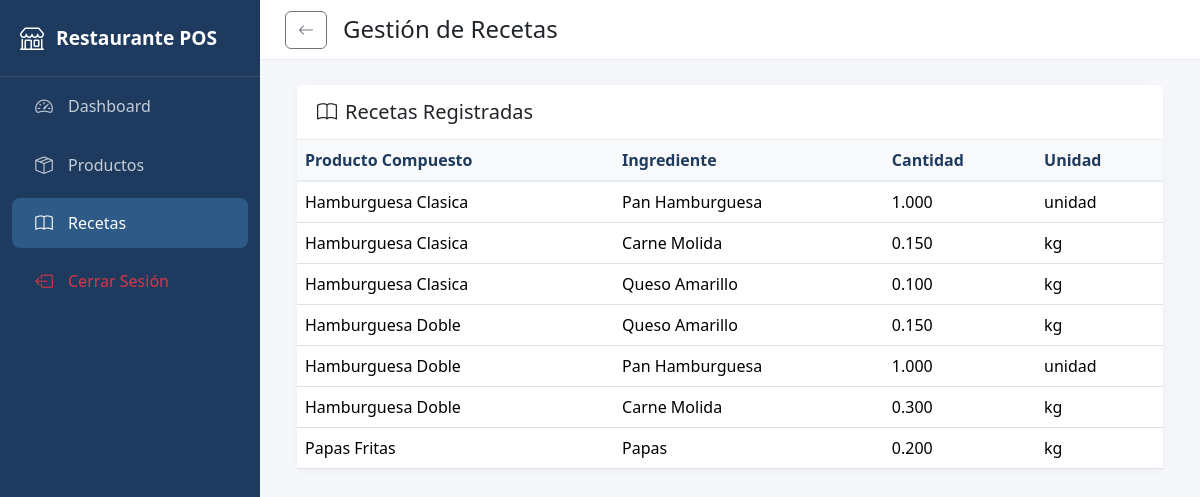
The page /productos/receta.php (signed in) on the database its author committed.
### tables this page shows
CREATE TABLE IF NOT EXISTS recetas (
    id INT UNSIGNED AUTO_INCREMENT PRIMARY KEY,
    producto_compuesto_id INT UNSIGNED NOT NULL,
    materia_prima_id INT UNSIGNED NOT NULL,
    cantidad_requerida DECIMAL(10,3) NOT NULL,
    unidad_medida_receta VARCHAR(20) DEFAULT 'unidad',
    created_at TIMESTAMP DEFAULT CURRENT_TIMESTAMP,
    FOREIGN KEY (producto_compuesto_id) REFERENCES productos(id) ON DELETE CASCADE,
    FOREIGN KEY (materia_prima_id) REFERENCES productos(id) ON DELETE CASCADE,
    UNIQUE KEY unique_receta (producto_compuesto_id, materia_prima_id)
);

CREATE TABLE IF NOT EXISTS productos (
    id INT UNSIGNED AUTO_INCREMENT PRIMARY KEY,
    nombre VARCHAR(150) NOT NULL,
    descripcion TEXT,
    precio_base_usd DECIMAL(10,2) NOT NULL DEFAULT 0.00,
    tipo_producto ENUM('terminado', 'compuesto', 'materia_prima') NOT NULL,
    unidad_medida VARCHAR(20) DEFAULT 'unidad',
    stock_actual DECIMAL(10,3) DEFAULT 0,
    stock_minimo DECIMAL(10,3) DEFAULT 0,
    categoria_id INT UNSIGNED,
    imagen VARCHAR(255) DEFAULT NULL,
    estado ENUM('activo', 'inactivo') DEFAULT 'activo',
    created_at TIMESTAMP DEFAULT CURRENT_TIMESTAMP,
    updated_at TIMESTAMP DEFAULT CURRENT_TIMESTAMP ON UPDATE CURRENT_TIMESTAMP,
    FOREIGN KEY (categoria_id) REFERENCES categorias(id) ON DELETE SET NULL
);

### productos/receta.php (the view, shortened to what this page needs)
<?php
$db = getDB();
$stmt = $db->query("
    SELECT r.*, pc.nombre as producto_compuesto, mp.nombre as materia_prima
    FROM recetas r
    JOIN productos pc ON r.producto_compuesto_id = pc.id
    JOIN productos mp ON r.materia_prima_id = mp.id
    ORDER BY pc.nombre
");
$recetas = $stmt->fetchAll(PDO::FETCH_ASSOC);
?>
<!DOCTYPE html>
<html lang="es">
<head>
    <link href="https://cdn.jsdelivr.net/npm/bootstrap@5.3.2/dist/css/bootstrap.min.css" rel="stylesheet">
    <link rel="stylesheet" href="https://cdn.jsdelivr.net/npm/bootstrap-icons@1.11.1/font/bootstrap-icons.css">
    <link rel="stylesheet" href="../assets/css/style.css">
</head>
<body>
    <div class="wrapper">
        <nav id="sidebar" class="sidebar">
            <div class="sidebar-header">
                <i class="bi bi-shop"></i>
                <span>Restaurante POS</span>
            </div>
            <ul class="nav flex-column">
                <li class="nav-item"><a class="nav-link" href="../dashboard.php"><i class="bi bi-speedometer2"></i><span>Dashboard</span></a></li>
                <li class="nav-item"><a class="nav-link" href="index.php"><i class="bi bi-box-seam"></i><span>Productos</span></a></li>
                <li class="nav-item"><a class="nav-link active" href="receta.php"><i class="bi bi-book"></i><span>Recetas</span></a></li>
                <li class="nav-item mt-auto"><a class="nav-link text-danger" href="../logout.php"><i class="bi bi-box-arrow-left"></i><span>Cerrar Sesión</span></a></li>
            </ul>
        </nav>
        <div class="main-content">
            <header class="header">
                <div class="d-flex align-items-center">
                    <a href="index.php" class="btn btn-outline-secondary me-3"><i class="bi bi-arrow-left"></i></a>
                    <h4 class="mb-0">Gestión de Recetas</h4>
                </div>
            </header>
            <main class="content">
                <div class="container-fluid">
                    <?php if (empty($recetas)): ?>
                    <div class="alert alert-info">
                        <i class="bi bi-info-circle me-2"></i>
                        No hay recetas registradas. Las recetas se crean al guardar productos compuestos.
                    </div>
                    <?php else: ?>
                    <div class="card">
                        <div class="card-header">
                            <h5 class="mb-0"><i class="bi bi-book me-2"></i>Recetas Registradas</h5>
                        </div>
                        <div class="card-body p-0">
                            <div class="table-responsive">
                                <table class="table table-hover mb-0">
                                    <thead class="table-light">
                                        <tr>
                                            <th>Producto Compuesto</th>
                                            <th>Ingrediente</th>
                                            <th>Cantidad</th>
                                            <th>Unidad</th>
                                        </tr>
                                    </thead>
                                    <tbody>
                                        <?php foreach ($recetas as $r): ?>
                                        <tr>
                                            <td><?php echo htmlspecialchars($r['producto_compuesto']); ?></td>
                                            <td><?php echo htmlspecialchars($r['materia_prima']); ?></td>
                                            <td><?php echo number_format($r['cantidad_requerida'], 3); ?></td>
                                            <td><?php echo htmlspecialchars($r['unidad_medida_receta']); ?></td>
                                        </tr>
                                        <?php endforeach; ?>
                                    </tbody>
                                </table>
                            </div>
                        </div>
                    </div>
                    <?php endif; ?>
                </div>
            </main>
        </div>
    </div>
</body>
</html>

### assets/css/style.css (style rules this page uses)
:root { --primary: #1e3a5f; --secondary: #2d5a87; --accent: #ff6b35; --success: #28a745; --warning: #ffc107; --danger: #dc3545; --info: #17a2b8; --light: #f8f9fa; --dark: #212529; --sidebar-width: 260px; --header-height: 60px; }
.wrapper { display: flex; min-height: 100vh; }
.sidebar { width: var(--sidebar-width); background: var(--primary); min-height: 100vh; position: fixed; left: 0; top: 0; z-index: 1000; transition: all 0.3s; overflow-y: auto; }
.sidebar-header { padding: 20px; display: flex; align-items: center; gap: 12px; color: white; font-size: 1.2rem; font-weight: 600; border-bottom: 1px solid rgba(255, 255, 255, 0.1); }
.sidebar-header i { font-size: 1.5rem; }
.sidebar .nav-link { color: rgba(255, 255, 255, 0.75); padding: 12px 20px; border-radius: 8px; margin: 4px 12px; transition: all 0.2s; display: flex; align-items: center; gap: 12px; }
.sidebar .nav-link.active { background: var(--secondary); color: white; }
.sidebar .nav-link i { font-size: 1.1rem; width: 24px; text-align: center; }
.main-content { margin-left: var(--sidebar-width); flex: 1; min-height: 100vh; display: flex; flex-direction: column; transition: margin-left 0.3s; }
.header { height: var(--header-height); background: white; border-bottom: 1px solid #e9ecef; display: flex; align-items: center; justify-content: space-between; padding: 0 25px; position: sticky; top: 0; z-index: 100; }
.content { flex: 1; padding: 25px; background: #f5f7fa; }
.card { border: none; border-radius: 12px; box-shadow: 0 2px 10px rgba(0, 0, 0, 0.05); }
.card-header { background: white; border-bottom: 1px solid #e9ecef; padding: 15px 20px; font-weight: 600; }
.table th { font-weight: 600; color: var(--primary); border-bottom: 2px solid #e9ecef; }
.table td { vertical-align: middle; }

### rows shown on the page
recetas: producto_compuesto.nombre "Hamburguesa Clasica", materia_prima.nombre "Pan Hamburguesa", cantidad_requerida "1.000", unidad_medida_receta "unidad"
recetas: producto_compuesto.nombre "Hamburguesa Clasica", materia_prima.nombre "Carne Molida", cantidad_requerida "0.150", unidad_medida_receta "kg"
recetas: producto_compuesto.nombre "Hamburguesa Clasica", materia_prima.nombre "Queso Amarillo", cantidad_requerida "0.100", unidad_medida_receta "kg"
recetas: producto_compuesto.nombre "Hamburguesa Doble", materia_prima.nombre "Queso Amarillo", cantidad_requerida "0.150", unidad_medida_receta "kg"
recetas: producto_compuesto.nombre "Hamburguesa Doble", materia_prima.nombre "Pan Hamburguesa", cantidad_requerida "1.000", unidad_medida_receta "unidad"
recetas: producto_compuesto.nombre "Hamburguesa Doble", materia_prima.nombre "Carne Molida", cantidad_requerida "0.300", unidad_medida_receta "kg"
recetas: producto_compuesto.nombre "Papas Fritas", materia_prima.nombre "Papas", cantidad_requerida "0.200", unidad_medida_receta "kg"
